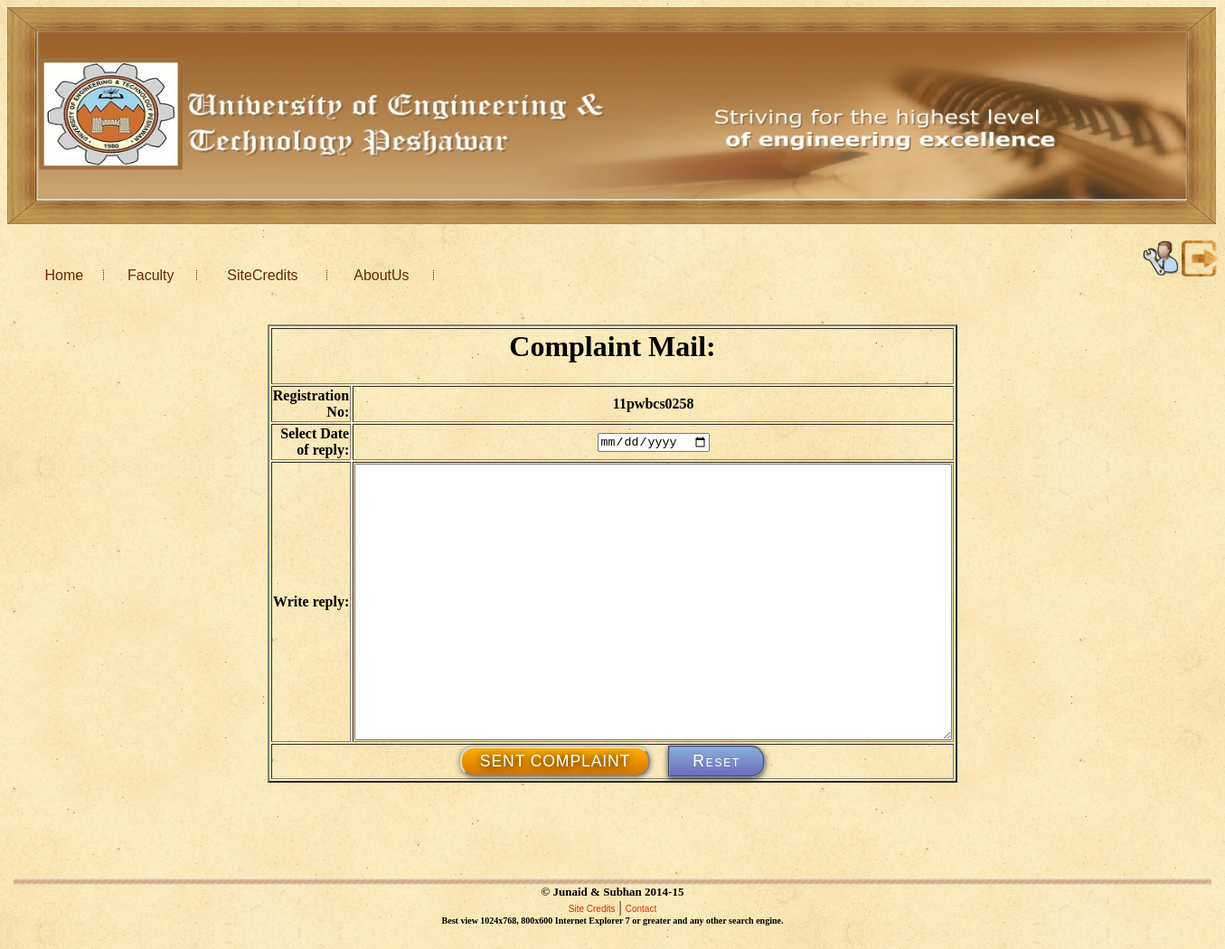
The app's page /hod_reply_student.php?hod_reply_page_to_std=8 (signed in) with its own data.
### tables this page shows
CREATE TABLE IF NOT EXISTS `home_page` (
  `id` int(10) NOT NULL AUTO_INCREMENT,
  `title` varchar(20) NOT NULL,
  `title_page` varchar(30) NOT NULL,
  PRIMARY KEY (`id`)
);

CREATE TABLE IF NOT EXISTS `hod_studentmail` (
  `id` int(100) NOT NULL AUTO_INCREMENT,
  `reg_no` varchar(100) NOT NULL,
  `complaint_type` varchar(50) NOT NULL,
  `department` varchar(40) NOT NULL,
  `date` date NOT NULL,
  `write_compaint` varchar(2000) NOT NULL,
  PRIMARY KEY (`id`)
);

CREATE TABLE IF NOT EXISTS `copyright` (
  `id` int(11) NOT NULL AUTO_INCREMENT,
  `copyright_title` varchar(250) NOT NULL,
  PRIMARY KEY (`id`)
);

### hod_reply_student.php (the view, shortened to what this page needs)
<?php session_start();
if(!isset($_SESSION['reg_no']))
{
header("Location:signinform.php");
}
else
{
$id=$_GET['hod_reply_page_to_std'];
$obj= new database();
 $db=$obj-> connection();
$query="select * from hod_studentmail Where id='$id'";
$result=$db->query($query);
$result=$result->fetch();
	?>
<html>
<head>
<link rel="stylesheet" type="text/css" href="css/style.css" />
<link rel="stylesheet" type="text/css" href="css/styletablereply.css" />
</head>
<?php include('adminheader.php');?>
<?php include('header.php'); ?>
</center><center>
    <td width="75%" valign="top"><br>
<center>
<form action="hod_reply_studentpost.php" method="post">
<table width="700" align="center" border="2">
<tr>
<td colspan="6"><h1><center>Complaint Mail:</center><h1></td>
</tr>
<tr>
<td align="right"><strong>Registration No:</strong></td>
<td><center><b><input type="hidden" name="regno"  value="<?php echo $result['reg_no'];?>" size="60"><?php echo $result['reg_no'];?></b></center></td>
</tr>
<tr>
<td align="right"><strong>Select Date of reply:</strong></td>
<td><center><input type="date" name="date" size="60"></center></td>
</tr>
<tr>
<td align="right"><strong>Write reply:</strong></td>
<td><textarea name="writecomplaint" rows="20" cols="80"></textarea></td>
</tr>
<tr>
<td colspan="6" align="center"><input id="shiny" type="submit" name="submit" value="Sent Complaint"/>&nbsp;&nbsp;&nbsp;&nbsp;&nbsp;<input id="resetbutton" type="reset"></td>
</tr>
</center>
    </td>
</center>
<br><br><br><br><br>
<center>
<?php include('footersection.php');?>
<br></center>
</body>
</html>
<?php } ?>

### header.php (shortened to what this page needs)
<?php
$sql = 'SELECT * FROM home_page';
$query=mysql_query($sql);
?>
<nav>
	<p id="nav">
	<table width="35%" cellpadding="0" cellspacing="0" border="0">
											<tr>
<?php
while($row = mysql_fetch_assoc($query))
  {
										echo"<td align='center'><a href=$row[title_page] >$row[title]</a></td>";
										echo "<td><img src='images/TopMenuDivider.jpg'></td>";
}
									?>
											</tr>
										</table>
	</p>
</nav>

### footersection.php (shortened to what this page needs)
<center><img src="images/FooterBar.jpg" width="99%" height="7"></center>
<center>
<font size="2"><b>
<?php
$sql = 'SELECT * FROM copyright';
$query=mysql_query($sql);
?>
<?php
while($row = mysql_fetch_assoc($query))
  {
										echo		"  $row[copyright_title] ";
}
	?>
										</b></font>
</center>
<center>
<td class="freetext"  " align="center">
							<a href="site.php" class="red">Site Credits</a> | <a href="us.php" class="red">Contact</a><br>
						<font size="1"><b>	Best view 1024x768, 800x600 Internet Explorer 7 or greater and any other search engine.</b></font>
					  </td>
</center>

### css/style.css (style rules this page uses)
nav { margin: 20px; background: ece2a7; height: 35px; }
#nav { padding-top: 10px; font-family: arial, san-serif; font-size: 14px; font-weight: bold; word-spacing: 20px; }
#nav a { text-decoration: none; color: 67280F; padding: 6px; }
a.red:link { font-family: Verdana, Geneva, Arial, Helvetica, sans-serif; font-size: 10px; text-decoration: none; color: #D12D05; }

### css/styletablereply.css (style rules this page uses)
input#shiny { padding: 4px 20px; background:#ffae00; background: -webkit-linear-gradient(top, #ffae00, #d67600); background: -moz-linear-gradient(top, #ffae00, #d67600); background: -o-linear-gradient(top, #ffae00, #d67600); background: linear-gradient(top, #ffae00, #d67600); border:2px outset #dad9d8; font-family:Andika, Arial, sans-serif; font-size:1.1em; letter-spacing:0.05em; text-transform:uppercase; color:#fff; text-shadow: 0px 1px 10px #000; -webkit-border-radius: 15px; -moz-border-radius: 15px; border-radius: 15px; -webkit-box-shadow: rgba(0, 0, 0, .55) 0 1px 6px; -moz-box-shadow: rgba(0, 0, 0, .55) 0 1px 6px; box-shadow: rgba(0, 0, 0, .55) 0 1px 6px; }
input#resetbutton { border:2px groove #7c93ba; cursor:pointer; padding: 5px 25px; background-color:#6b6dbb; background: -webkit-gradient(linear, left top, left bottom, from(#88add7), to(#6b6dbb)); background: -webkit-linear-gradient(top, #88add7, #6b6dbb); background: -moz-linear-gradient(top, #88add7, #6b6dbb); background: -o-linear-gradient(top, #88add7, #6b6dbb); background: linear-gradient(top, #88add7, #6b6dbb); font-family:Andika, Arial, sans-serif; color:#fff; font-size:1.1em; letter-spacing:.1em; font-variant:small-caps; -webkit-border-radius: 0 15px 15px 0; -moz-border-radius: 0 15px 15px 0; border-radius: 0 15px 15px 0; -webkit-box-shadow: rgba(0, 0, 0, .75) 0 2px 6px; -moz-box-shadow: rgba(0, 0, 0, .75) 0 2px 6px; box-shadow: rgba(0, 0, 0, .75) 0 2px 6px; }

### records on screen
home_page: title "Home"
home_page: title "Faculty"
home_page: title "SiteCredits"
home_page: title "AboutUs"
hod_studentmail: reg_no "11pwbcs0258"
copyright: copyright_title "© Junaid & Subhan 2014-15"
